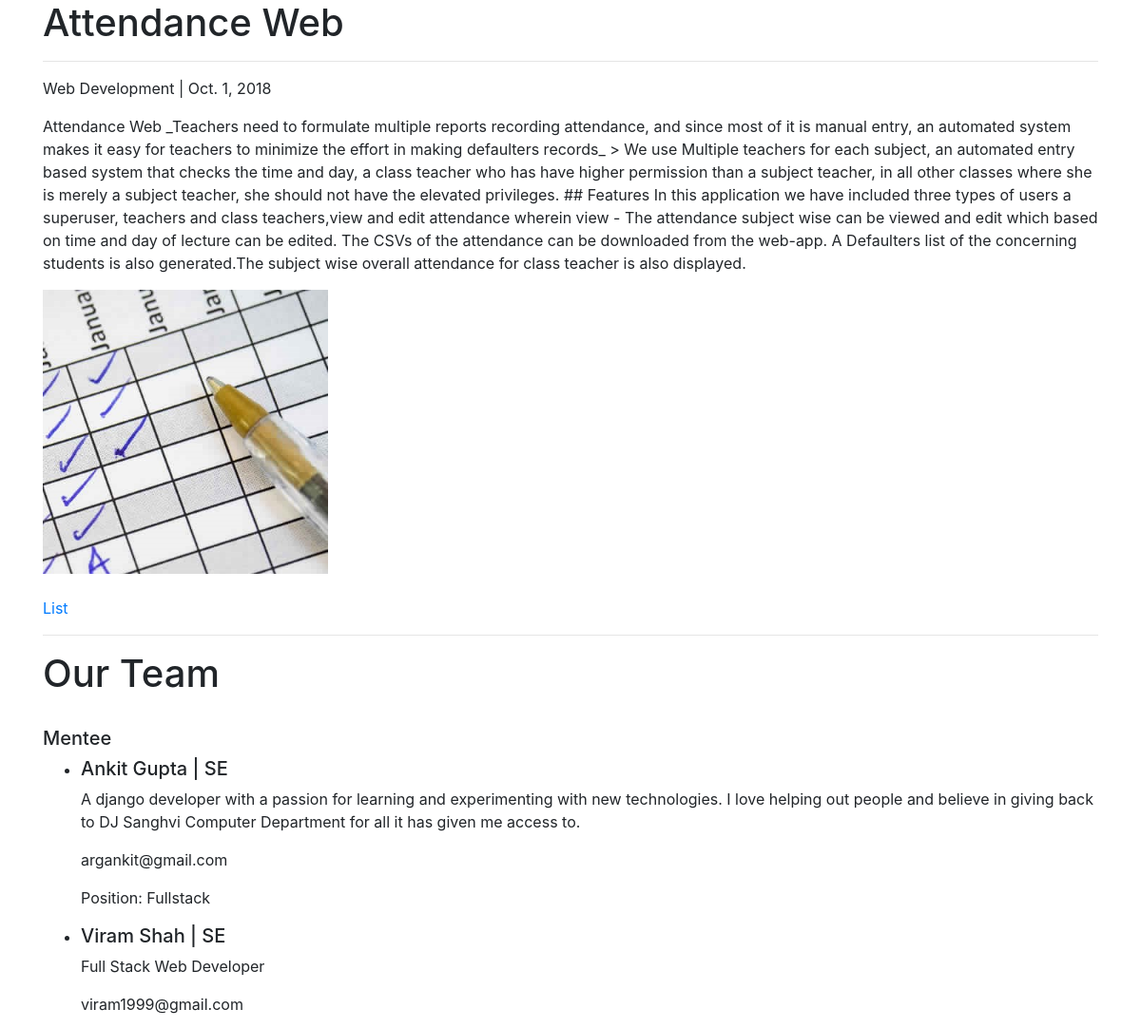
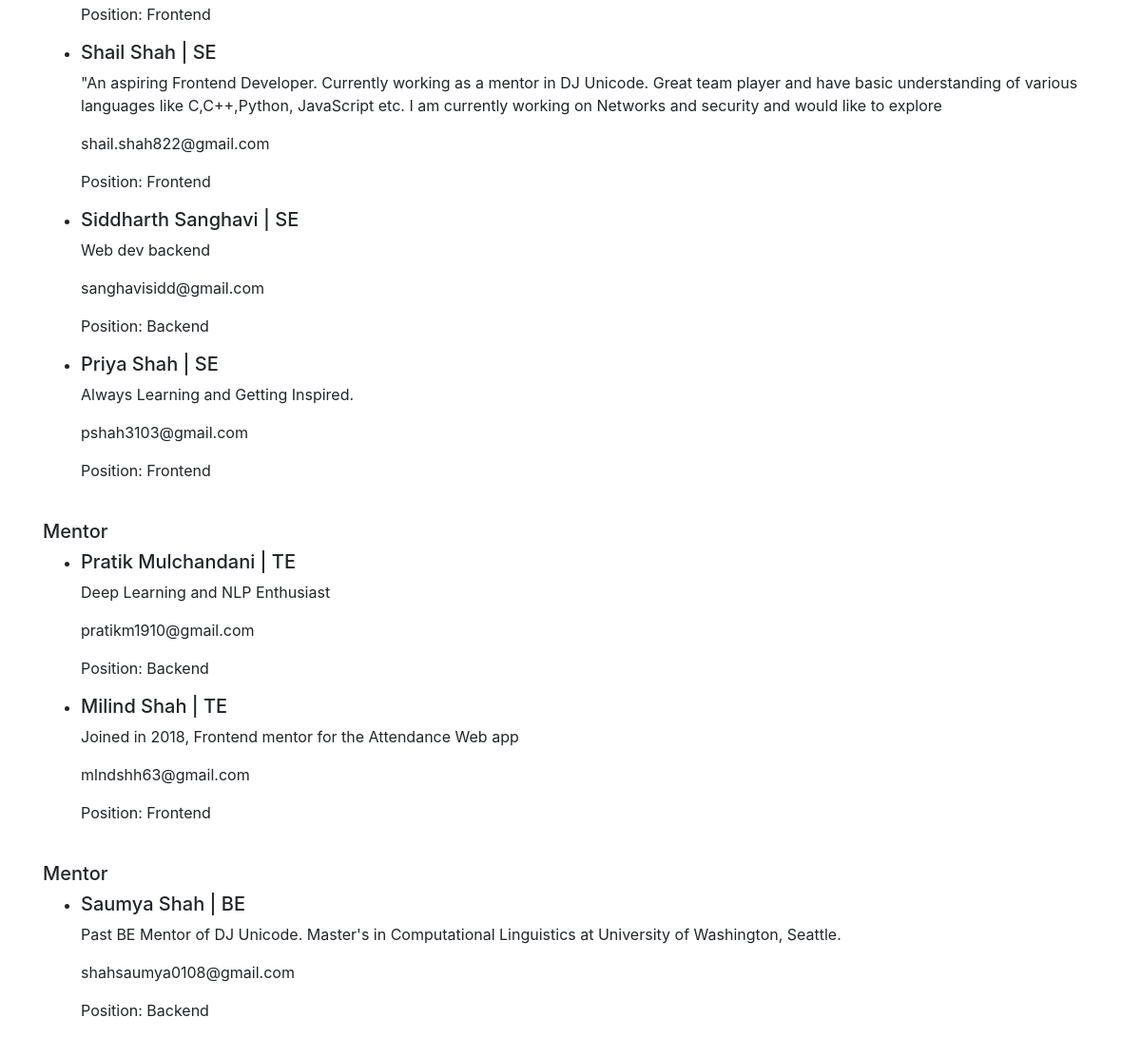
Screenshot of /projects/attendance-web with the database file from the repository (2 pictures, top to bottom).
### projects/models.py (models this page shows, shortened)
class Project(models.Model):
    team = models.ManyToManyField(UserProfile)
    title = models.CharField(max_length=255)
    cover = models.ImageField(upload_to='projects/%Y/%m/%d/', blank=True)
    img1 = models.ImageField(upload_to='projects/%Y/%m/%d/', blank=True, null=True)
    img2 = models.ImageField(upload_to='projects/%Y/%m/%d/', blank=True, null=True)
    img3 = models.ImageField(upload_to='projects/%Y/%m/%d/', blank=True, null=True)
    img4 = models.ImageField(upload_to='projects/%Y/%m/%d/', blank=True, null=True)
    img5 = models.ImageField(upload_to='projects/%Y/%m/%d/', blank=True, null=True)
    description = models.TextField()
    slug = models.SlugField(blank=True)
    technologies = MultiSelectField(choices=TECHNOLOGIES_CHOICES)
    stack = models.CharField(max_length=255)
    year = models.DateField()
    repo_link = models.CharField(max_length=255)
    objects = ProjectManager()
    class Meta:
        ordering = ["-year"]

### profiles/models.py (models this page shows)
class UserProfile(models.Model):
    user = models.OneToOneField(User, on_delete=models.CASCADE, primary_key=True)
    profile_pic = models.ImageField(upload_to=upload_location, blank=True)
    bio = models.CharField(max_length=255, blank=True)
    date_joined = models.DateField()
    date_passed = models.DateField()
    stack = MultiSelectField(choices=STACK_CHOICES, max_choices=2)
    github_link = models.CharField(max_length=255, blank=True)
    linkedin_link = models.CharField(max_length=255, blank=True)
    updated = models.DateTimeField(auto_now=True)
    timestamp = models.DateTimeField(auto_now_add=True)
    def __str__(self):
        return f"{self.user.first_name} {self.user.last_name}"
    @property
    def get_email(self):
        return f"{self.user.email}"

### projects/views.py (the view)
# urls.py: path('<slug:slug>', project_detail, name='detail'),
def project_detail(request, slug=None):
    project = get_object_or_404(Project, slug=slug)
    project_year = project.year
    second_year = []
    third_year = []
    fourth_year = []
    for t in project.team.all():
        member = UserProfile.objects.get(user=t)
        delta1 = member.date_passed - member.date_joined
        delta2 = project_year - member.date_joined
        number_of_days = delta1.days - delta2.days
        stack = []
        for i in range(len(member.stack)):
            stack.append(member.stack[i].capitalize())
        member_obj = {
            "name": member,
            "email": member.get_email,
            "bio": member.bio,
            "stack": stack
        }
        if number_of_days < 365:
            member_obj["year"] = "BE"
            fourth_year.append(member_obj)
        elif number_of_days < 365 * 2:
            member_obj["year"] = "TE"
            third_year.append(member_obj)
        else:
            member_obj["year"] = "SE"
            second_year.append(member_obj)
    context = {
        "title": "Detail",
        "project": project,
        "second_year": second_year,
        "third_year": third_year,
        "fourth_year": fourth_year,
    }
    if request.user.is_authenticated:
        context["user"] = True
    else:
        context["user"] = False
    return render(request, "projects/project_detail.html", context)

### templates/projects/project_detail.html (shortened to what this page needs)
{% extends 'base.html' %}
{% block content %}
<h1>{{ project.title }}</h1>
<hr />
<p>{{ project.technologies }} | {{ project.year }}</p>
<p>{{ project.description }}</p>
{% if project.cover %}
<img src="{{ project.cover.url }}" width="300px" alt="broken" /> <br />
{% endif%}
<br />
<a href="{% url 'projects:list' %}">List</a> <br />
<hr />
<h1>Our Team</h1>
<br />
{% if second_year %}
<h5>Mentee</h5>
<ul>
  {% for member in second_year %}
  <li>
    <h5>{{ member.name }} | {{ member.year }}</h5>
    <p>{{ member.bio }}</p>
    <p>{{ member.email }}</p>
    <p>Position: {% for stack in member.stack %} {{ stack }} {% endfor %}</p>
  </li>
  {% endfor %}
</ul>
{% endif %}
{% if third_year %} <br />
<h5>Mentor</h5>
<ul>
  {% for member in third_year %}
  <li>
    <h5>{{ member.name }} | {{ member.year }}</h5>
    <p>{{ member.bio }}</p>
    <p>{{ member.email }}</p>
    <p>Position: {% for stack in member.stack %} {{ stack }} {% endfor %}</p>
  </li>
  {% endfor %}
</ul>
{% endif %}
{% if fourth_year %}<br />
<h5>Mentor</h5>
<ul>
  {% for member in fourth_year %}
  <li>
    <h5>{{ member.name }} | {{ member.year }}</h5>
    <p>{{ member.bio }}</p>
    <p>{{ member.email }}</p>
    <p>Position: {% for stack in member.stack %} {{ stack }} {% endfor %}</p>
  </li>
  {% endfor %}
</ul>
{% endif %}
{% endblock content %}

### rows the page displays
Project: title "Attendance Web", technologies "Web Development", year "Oct. 1, 2018", description "Attendance Web _Teachers need to formulate multiple reports recording attendance, and since most of it is manual entry, an automated system makes it easy for teachers to minimize the effort in making defaulters records_ > We use Multiple teachers for each subject, an automated entry based system that checks the time and day, a class teacher who has have higher permission than a subject teacher, in all other classes where she is merely a subject teacher, she should not have the elevated privileges. ## Features In this application we have included three types of users a superuser, teachers and class teachers,view and edit attendance wherein view - The attendance subject wise can be viewed and…", cover (picture)
UserProfile: name "Ankit Gupta", year "SE", bio "A django developer with a passion for learning and experimenting with new technologies. I love helping out people and believe in giving back to DJ Sanghvi Computer Department for all it has given me access to.", email "argankit@gmail.com", stack "Fullstack"
UserProfile: name "Viram Shah", year "SE", bio "Full Stack Web Developer", email "viram1999@gmail.com", stack "Frontend"
UserProfile: name "Shail Shah", year "SE", bio "\"An aspiring Frontend Developer. Currently working as a mentor in DJ Unicode. Great team player and have basic understanding of various languages like C,C++,Python, JavaScript etc. I am currently working on Networks and security and would like to explore", email "shail.shah822@gmail.com", stack "Frontend"
UserProfile: name "Siddharth Sanghavi", year "SE", bio "Web dev backend", email "sanghavisidd@gmail.com", stack "Backend"
UserProfile: name "Priya Shah", year "SE", bio "Always Learning and Getting Inspired.", email "pshah3103@gmail.com", stack "Frontend"
UserProfile: name "Pratik Mulchandani", year "TE", bio "Deep Learning and NLP Enthusiast", email "pratikm1910@gmail.com", stack "Backend"
UserProfile: name "Milind Shah", year "TE", bio "Joined in 2018, Frontend mentor for the Attendance Web app", email "mlndshh63@gmail.com", stack "Frontend"
UserProfile: name "Saumya Shah", year "BE", bio "Past BE Mentor of DJ Unicode. Master's in Computational Linguistics at University of Washington, Seattle.", email "shahsaumya0108@gmail.com", stack "Backend"
